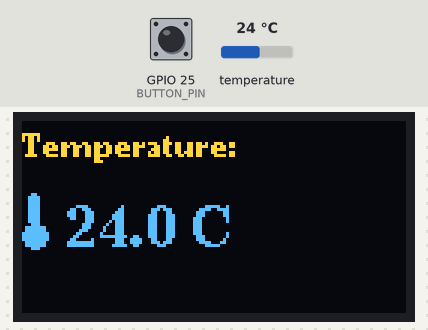
A sketch run on a simulated ESP32. Shown: 128×64 one-colour display. The test bench sets the inputs (shaded band); at power-on: GPIO 25 (BUTTON_PIN) HIGH, temperature 24 °C. The OLED is the two-colour kind (top 16 rows yellow); what the sketch prints to the serial monitor is not drawn.

Above: at 2.0 s.
2.1 s: GPIO 25 (BUTTON_PIN) pulled LOW for 1 s
At 3.0 s:
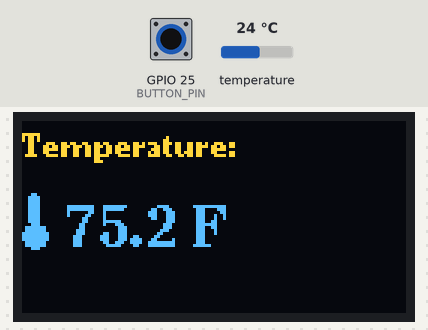
4.6 s: temperature set to 12 °C
At 6.7 s:
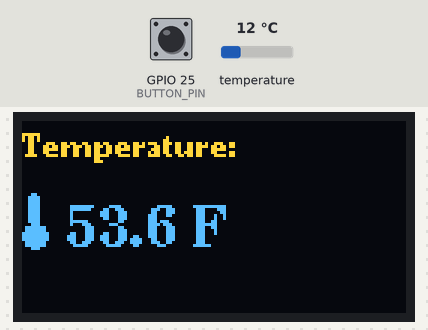
7.0 s: temperature set to 19 °C
At 8.3 s:
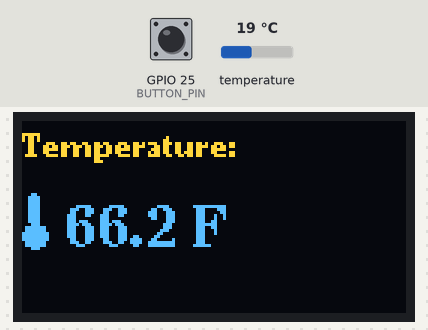
9.0 s: GPIO 25 (BUTTON_PIN) pulled LOW for 1 s
At 10.7 s:
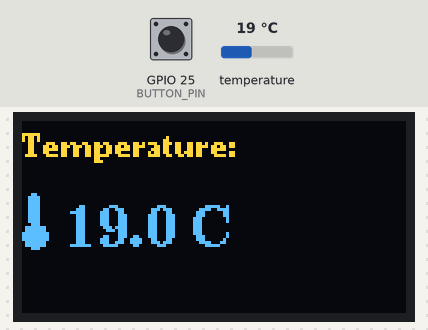
11.5 s: temperature set to 28 °C
At 12.5 s:
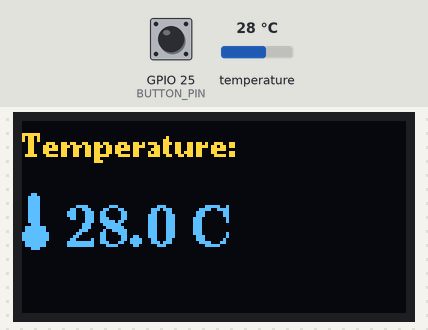
Timing chart, 0 to 14.0 s (numbered marks = the images above; inputs shaded):
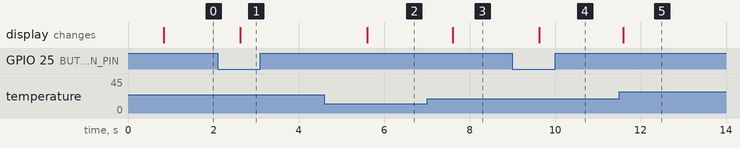

Measured:
- after the input at 2.1 s, the display: changes after 0.53 s (image 1)
- after the input at 4.6 s, the display: changes after 1.0 s (image 2)
- after the input at 7.0 s, the display: changes after 0.60 s (image 3)
- after the input at 9.0 s, the display: changes after 0.63 s (image 4)
- after the input at 11.5 s, the display: changes after 0.10 s (image 5)

The sketch:

OledTemp.ino
```cpp
/*
  Chapter 6 - OLED Temperature (Part 1: local)
  Shows the DS18B20 temperature on the SH1106 OLED display, updated
  every second. The button switches between Celsius and Fahrenheit.
  Board:     ESP32 Dev Module
  Hardware:  DS18B20 GPIO 4, button GPIO 25, SH1106 OLED (I2C SDA 21, SCL 22)
  Libraries: OneWire, DallasTemperature, U8g2
*/
#include <OneWire.h>
#include <DallasTemperature.h>
#include <U8g2lib.h>
#include <Wire.h>

// --- Pins ---
#define ONE_WIRE_BUS 4
#define BUTTON_PIN   25

// --- Sensor ---
OneWire oneWire(ONE_WIRE_BUS);
DallasTemperature sensors(&oneWire);

// --- Display (SH1106, confirmed via visual test) ---
U8G2_SH1106_128X64_NONAME_F_HW_I2C u8g2(U8G2_R0, /* reset=*/ U8X8_PIN_NONE);

// --- State ---
bool useFahrenheit = false;
float lastTempC = 0;

// --- Sensor read timing (non-blocking) ---
unsigned long lastReadMillis = 0;
const unsigned long READ_INTERVAL = 1000; // 1 second

// --- Button debounce ---
bool lastFlickerableState = HIGH; // last raw reading (bounces)
bool buttonState = HIGH;          // stable state confirmed after debounce
unsigned long lastDebounceTime = 0;
const unsigned long DEBOUNCE_DELAY = 50;

void setup() {
  Serial.begin(115200);

  pinMode(BUTTON_PIN, INPUT_PULLUP);

  sensors.begin();
  u8g2.begin();
  u8g2.setContrast(255);

  // First reading right away, don't wait 1s
  sensors.requestTemperatures();
  lastTempC = sensors.getTempCByIndex(0);
  lastReadMillis = millis();

  updateDisplay();
}

void loop() {
  unsigned long now = millis();

  // --- Update temperature every 1s ---
  if (now - lastReadMillis >= READ_INTERVAL) {
    lastReadMillis = now;
    sensors.requestTemperatures();
    float t = sensors.getTempCByIndex(0);
    if (t != DEVICE_DISCONNECTED_C) {
      lastTempC = t;
    } else {
      Serial.println("Error: sensor not responding.");
    }
    updateDisplay();
  }

  // --- Button handling with two-state debounce (toggle on press) ---
  bool reading = digitalRead(BUTTON_PIN);

  if (reading != lastFlickerableState) {
    lastDebounceTime = now;      // signal changed: restart the timer
    lastFlickerableState = reading;
  }

  if ((now - lastDebounceTime) > DEBOUNCE_DELAY) {
    // signal has been stable for more than DEBOUNCE_DELAY: update confirmed state
    if (reading != buttonState) {
      buttonState = reading;
      if (buttonState == LOW) { // confirmed falling edge = press
        useFahrenheit = !useFahrenheit;
        updateDisplay();
      }
    }
  }
}

void drawThermometerIcon(u8g2_uint_t x, u8g2_uint_t y) {
  // (x,y) = top-left corner of the icon area (~10x18px footprint)
  u8g2.drawRBox(x + 2, y, 4, 11, 2);              // stem
  u8g2.drawDisc(x + 4, y + 14, 4, U8G2_DRAW_ALL); // bulb
}

void updateDisplay() {
  float displayTemp = useFahrenheit ? (lastTempC * 9.0 / 5.0 + 32.0) : lastTempC;
  const char* unit = useFahrenheit ? "F" : "C";

  char tempStr[16];
  dtostrf(displayTemp, 4, 1, tempStr);

  u8g2.clearBuffer();

  u8g2.setFont(u8g2_font_ncenB08_tr);
  u8g2.drawStr(0, 12, "Temperature:");

  // Icon placed right before the numeric value, on the value line
  drawThermometerIcon(0, 24);

  u8g2.setFont(u8g2_font_ncenB14_tr);
  char valueStr[24];
  snprintf(valueStr, sizeof(valueStr), "%s %s", tempStr, unit);
  u8g2.drawUTF8(14, 42, valueStr);
  u8g2.sendBuffer();

  Serial.print("Temperature: ");
  Serial.print(tempStr);
  Serial.println(unit);
}
```
